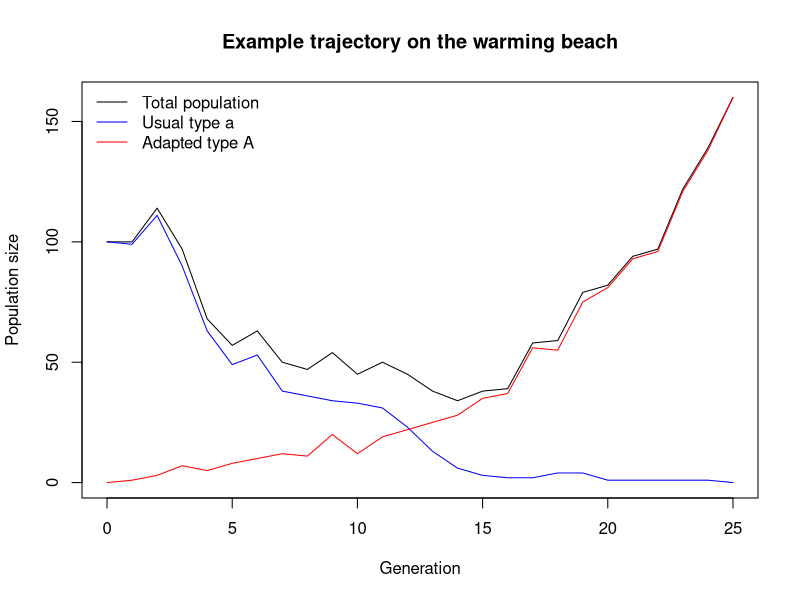

Generate this figure with R:
## ---- chunk 1
simulate_one_gen <- function(Wb_a, WB_A, decay_rate, sel_coeff, mut_rate,
                             mig_rate = 0, Cb_source_a = 0) {
#Simuliert eine Generation. a ist der gewöhnliche, A der angepasste Schildkrötentyp.
  
  
  # Draw offspring according to Poisson distributions
  #rpois() erzeugt zufällige Nachkommenzahlen. Typ a hat einen Nachteil, Typ A einen Fitnessvorteil.
  offsp_a <- rpois(1, Wb_a * (1-decay_rate))
  offsp_A <- rpois(1, WB_A * (1-decay_rate+sel_coeff))

  # Draw new mutants from the wild-type offspring mut_a_to_A: gewöhnliche Nachkommen, die durch Mutation zu A werden.mig_A: angepasste Schildkröten, die vom kühleren Strand einwandern.
  mut_a_to_A <- rpois(1, offsp_a * mut_rate)

  # Draw adapted immigrants arriving from the cooler source beach
  mig_a <- rpois(1, Cb_source_a * mig_rate)

  # Determine population sizes in the next generation. Wir ziehen die Mutanten von a ab und addieren sie zu A. Eingewanderte A werden ebenfalls hinzugefügt.
  Wb_a_new <- max(offsp_a - mut_a_to_A, 0)
  WB_A_new <- offsp_A + mut_a_to_A + mig_a

  # Return wild-type and adapted population sizes
  return(c(Wb_a_new, WB_A_new))
}

# Test the function with mutation only (migration defaults to zero)
print(simulate_one_gen(100, 100, 0.1, 0.2, 0.01))
## ---- chunk 2
simulate_pop <- function(N_init_a, N_init_A, decay_rate, sel_coeff, mut_rate, t_max, mig_rate = 0, N_source_A = 0) {

# Store the initial population and initiate the current population
  pop_vector <- c(N_init_a, N_init_A)
  pop_new <- c(N_init_a, N_init_A)

  # Run the simulation for up to t_max generations
  for (i in 1:t_max) {
    # Simulate one generation later
    pop_new <- simulate_one_gen(pop_new[1], pop_new[2], decay_rate,
                                sel_coeff, mut_rate, mig_rate, N_source_A)

    # Add the new population sizes to the output
    pop_vector <- rbind(pop_vector, pop_new)

    # Stop if the population recovers or goes extinct
    if (pop_new[1] + pop_new[2] >= 1.5 * (N_init_a + N_init_A) ||
        pop_new[1] + pop_new[2] == 0) break
  }

  # Label the rows by generation and the columns by type
  rownames(pop_vector) <- 0:(nrow(pop_vector) - 1)
  colnames(pop_vector) <- c("a", "A")

  return(pop_vector)
}

# Set parameters for one example trajectory
max_gen <- 1000
init_a <- 100
init_A <- 0
decay_rate <- 0.1
sel_coeff <- 0.2
mut_rate <- 0.001
N_source_A <- 100

# Example with gene flow from the cooler source beach
output <- simulate_pop(init_a, init_A, decay_rate, sel_coeff, mut_rate,
                       max_gen, mig_rate = 0.005, N_source_A = N_source_A)

# Show the final few rows of the simulated population
print(tail(output))

# Plot the total population and the two types
x_range <- 0:(nrow(output) - 1)
plot(x_range, rowSums(output), type = "l",
     ylim = c(0, max(rowSums(output))),
     xlab = "Generation", ylab = "Population size",
     main = "Example trajectory on the warming beach")
lines(x_range, output[, "a"], col = "blue")
lines(x_range, output[, "A"], col = "red")
legend("topleft", legend = c("Total population", "Usual type a", "Adapted type A"),
       col = c("black", "blue", "red"), lty = 1, bty = "n")
